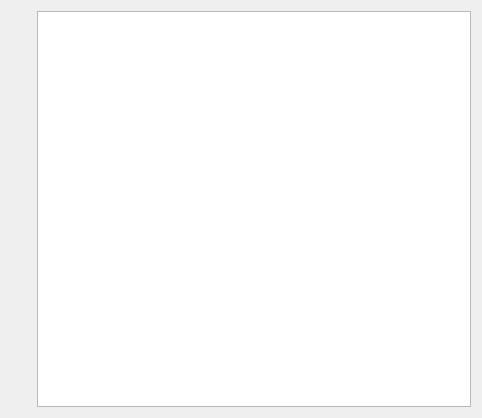
<?xml version="1.0" encoding="UTF-8"?>
<ui version="4.0">
 <class>MainBox</class>
 <widget class="QWidget" name="MainBox">
  <property name="geometry">
   <rect>
    <x>0</x>
    <y>0</y>
    <width>482</width>
    <height>418</height>
   </rect>
  </property>
  <layout class="QHBoxLayout" name="horizontalLayout_2">
   <item>
    <layout class="QVBoxLayout" name="verticalLayout">
     <item>
      <widget class="Safe" name="safe" native="true"/>
     </item>
     <item>
      <spacer name="verticalSpacer">
       <property name="orientation">
        <enum>Qt::Vertical</enum>
       </property>
       <property name="sizeHint" stdset="0">
        <size>
         <width>20</width>
         <height>40</height>
        </size>
       </property>
      </spacer>
     </item>
    </layout>
   </item>
   <item>
    <widget class="QTableWidget" name="tableWidget"/>
   </item>
  </layout>
 </widget>
 <customwidgets>
  <customwidget>
   <class>Safe</class>
   <extends>QWidget</extends>
   <header>safe.hpp</header>
   <container>1</container>
  </customwidget>
 </customwidgets>
 <resources/>
 <connections/>
</ui>
